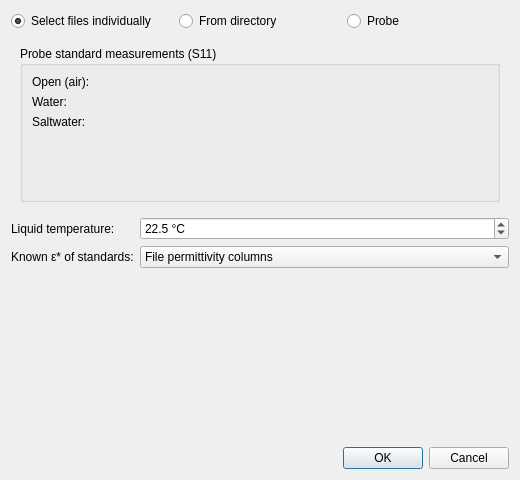
<?xml version="1.0" encoding="UTF-8"?>
<ui version="4.0">
 <class>ProbeSetupDialog</class>
 <widget class="QDialog" name="ProbeSetupDialog">
  <property name="geometry">
   <rect>
    <x>0</x>
    <y>0</y>
    <width>520</width>
    <height>480</height>
   </rect>
  </property>
  <property name="windowTitle">
   <string>Probe setup</string>
  </property>
  <layout class="QVBoxLayout" name="verticalLayout">
   <item>
    <layout class="QHBoxLayout" name="modeLayout">
     <item>
      <widget class="QRadioButton" name="individualMode">
       <property name="text">
        <string>Select files individually</string>
       </property>
       <property name="checked">
        <bool>true</bool>
       </property>
      </widget>
     </item>
     <item>
      <widget class="QRadioButton" name="directoryModeButton">
       <property name="toolTip">
        <string>Point at a directory containing the standard measurements for all temperatures. The files matching the configured temperature are selected automatically by filename.</string>
       </property>
       <property name="text">
        <string>From directory</string>
       </property>
      </widget>
     </item>
     <item>
      <widget class="QRadioButton" name="probeModeButton">
       <property name="toolTip">
        <string>Use an imported probe from the probe library: select the probe and the liquid temperature, the matching standard files are picked automatically.</string>
       </property>
       <property name="text">
        <string>Probe</string>
       </property>
      </widget>
     </item>
    </layout>
   </item>
   <item>
    <widget class="QStackedWidget" name="modeStack">
     <widget class="QWidget" name="filesPage">
      <layout class="QVBoxLayout" name="filesPageLayout">
       <item>
        <widget class="QGroupBox" name="standardsBox">
         <property name="title">
          <string>Probe standard measurements (S11)</string>
         </property>
         <layout class="QFormLayout" name="formLayout">
          <item row="0" column="0">
           <widget class="QLabel" name="airLabel">
            <property name="text">
             <string>Open (air):</string>
            </property>
           </widget>
          </item>
          <item row="0" column="1">
           <widget class="TouchstoneImport" name="airFile" native="true"/>
          </item>
          <item row="1" column="0">
           <widget class="QLabel" name="waterLabel">
            <property name="text">
             <string>Water:</string>
            </property>
           </widget>
          </item>
          <item row="1" column="1">
           <widget class="TouchstoneImport" name="waterFile" native="true"/>
          </item>
          <item row="2" column="0">
           <widget class="QLabel" name="saltwaterLabel">
            <property name="text">
             <string>Saltwater:</string>
            </property>
           </widget>
          </item>
          <item row="2" column="1">
           <widget class="TouchstoneImport" name="saltwaterFile" native="true"/>
          </item>
         </layout>
        </widget>
       </item>
      </layout>
     </widget>
     <widget class="QWidget" name="directoryPage">
      <layout class="QVBoxLayout" name="directoryPageLayout">
       <item>
        <widget class="QGroupBox" name="directoryBox">
         <property name="title">
          <string>Standards directory</string>
         </property>
         <layout class="QVBoxLayout" name="directoryBoxLayout">
          <item>
           <layout class="QHBoxLayout" name="directoryLayout">
            <item>
             <widget class="QLineEdit" name="directory">
              <property name="toolTip">
               <string>Directory (searched including subdirectories) containing the standard measurement files. Filenames must contain "open" (air standard), "water" and "salt(water)", with a temperature suffix like "-22p5c" (= 22.5 °C) for the temperature-dependent liquids.</string>
              </property>
             </widget>
            </item>
            <item>
             <widget class="QPushButton" name="browseDirectory">
              <property name="maximumSize">
               <size>
                <width>30</width>
                <height>16777215</height>
               </size>
              </property>
              <property name="text">
               <string>...</string>
              </property>
             </widget>
            </item>
           </layout>
          </item>
          <item>
           <widget class="QLabel" name="resolvedPreview">
            <property name="text">
             <string/>
            </property>
            <property name="wordWrap">
             <bool>true</bool>
            </property>
           </widget>
          </item>
          <item>
           <spacer name="directorySpacer">
            <property name="orientation">
             <enum>Qt::Vertical</enum>
            </property>
            <property name="sizeHint" stdset="0">
             <size>
              <width>20</width>
              <height>10</height>
             </size>
            </property>
           </spacer>
          </item>
         </layout>
        </widget>
       </item>
      </layout>
     </widget>
     <widget class="QWidget" name="probePage">
      <layout class="QVBoxLayout" name="probePageLayout">
       <item>
        <widget class="QGroupBox" name="probeBox">
         <property name="title">
          <string>Probe</string>
         </property>
         <layout class="QFormLayout" name="probeFormLayout">
          <item row="0" column="0">
           <widget class="QLabel" name="probeLabel">
            <property name="text">
             <string>Probe:</string>
            </property>
           </widget>
          </item>
          <item row="0" column="1">
           <layout class="QHBoxLayout" name="probeSelectLayout">
            <item>
             <widget class="QComboBox" name="probeCombo">
              <property name="sizePolicy">
               <sizepolicy hsizetype="Expanding" vsizetype="Fixed">
                <horstretch>0</horstretch>
                <verstretch>0</verstretch>
               </sizepolicy>
              </property>
              <property name="toolTip">
               <string>Probes imported into the probe library.</string>
              </property>
             </widget>
            </item>
            <item>
             <widget class="QPushButton" name="importProbeButton">
              <property name="toolTip">
               <string>Import a directory of exported probe data files into the probe library.</string>
              </property>
              <property name="text">
               <string>Import probe...</string>
              </property>
             </widget>
            </item>
           </layout>
          </item>
          <item row="1" column="0">
           <widget class="QLabel" name="probeTemperatureLabel">
            <property name="text">
             <string>Temperature:</string>
            </property>
           </widget>
          </item>
          <item row="1" column="1">
           <widget class="QComboBox" name="probeTemperature">
            <property name="toolTip">
             <string>Liquid temperatures for which the probe contains a complete standard set.</string>
            </property>
           </widget>
          </item>
          <item row="2" column="0" colspan="2">
           <widget class="QLabel" name="probeInfo">
            <property name="text">
             <string/>
            </property>
            <property name="wordWrap">
             <bool>true</bool>
            </property>
           </widget>
          </item>
         </layout>
        </widget>
       </item>
       <item>
        <spacer name="probeSpacer">
         <property name="orientation">
          <enum>Qt::Vertical</enum>
         </property>
         <property name="sizeHint" stdset="0">
          <size>
           <width>20</width>
           <height>10</height>
          </size>
         </property>
        </spacer>
       </item>
      </layout>
     </widget>
    </widget>
   </item>
   <item>
    <layout class="QFormLayout" name="settingsLayout">
     <item row="0" column="0">
      <widget class="QLabel" name="temperatureLabel">
       <property name="text">
        <string>Liquid temperature:</string>
       </property>
      </widget>
     </item>
     <item row="0" column="1">
      <widget class="QDoubleSpinBox" name="temperature">
       <property name="toolTip">
        <string>Temperature of the standard liquids during their measurement. Used to evaluate the temperature-dependent reference models of water and saltwater, and to select the matching files in directory mode.</string>
       </property>
       <property name="suffix">
        <string> °C</string>
       </property>
       <property name="decimals">
        <number>1</number>
       </property>
       <property name="minimum">
        <double>0.000000000000000</double>
       </property>
       <property name="maximum">
        <double>50.000000000000000</double>
       </property>
       <property name="singleStep">
        <double>0.500000000000000</double>
       </property>
       <property name="value">
        <double>22.500000000000000</double>
       </property>
      </widget>
     </item>
     <item row="1" column="0">
      <widget class="QLabel" name="epsSourceLabel">
       <property name="text">
        <string>Known ε* of standards:</string>
       </property>
      </widget>
     </item>
     <item row="1" column="1">
      <widget class="QComboBox" name="epsSource">
       <property name="toolTip">
        <string>Where the known permittivity of the calibration standards comes from: the permittivity columns of the standard files themselves (custom file format), or built-in reference models (air = 1, water: Debye, saltwater 0.9% NaCl: Cole-Cole) evaluated at the configured temperature.</string>
       </property>
       <item>
        <property name="text">
         <string>File permittivity columns</string>
        </property>
       </item>
       <item>
        <property name="text">
         <string>Reference models (Debye / Cole-Cole)</string>
        </property>
       </item>
      </widget>
     </item>
    </layout>
   </item>
   <item>
    <spacer name="verticalSpacer">
     <property name="orientation">
      <enum>Qt::Vertical</enum>
     </property>
     <property name="sizeHint" stdset="0">
      <size>
       <width>20</width>
       <height>10</height>
      </size>
     </property>
    </spacer>
   </item>
   <item>
    <widget class="QDialogButtonBox" name="buttonBox">
     <property name="orientation">
      <enum>Qt::Horizontal</enum>
     </property>
     <property name="standardButtons">
      <set>QDialogButtonBox::Cancel|QDialogButtonBox::Ok</set>
     </property>
    </widget>
   </item>
  </layout>
 </widget>
 <customwidgets>
  <customwidget>
   <class>TouchstoneImport</class>
   <extends>QWidget</extends>
   <header>CustomWidgets/touchstoneimport.h</header>
   <container>1</container>
  </customwidget>
 </customwidgets>
 <resources/>
 <connections>
  <connection>
   <sender>buttonBox</sender>
   <signal>accepted()</signal>
   <receiver>ProbeSetupDialog</receiver>
   <slot>accept()</slot>
  </connection>
  <connection>
   <sender>buttonBox</sender>
   <signal>rejected()</signal>
   <receiver>ProbeSetupDialog</receiver>
   <slot>reject()</slot>
  </connection>
 </connections>
</ui>
